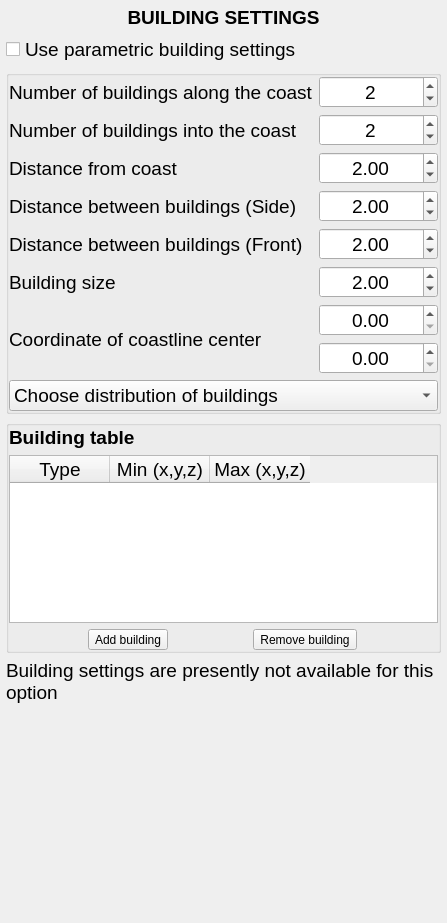
<?xml version="1.0" encoding="UTF-8"?>
<ui version="4.0">
 <class>buildings</class>
 <widget class="QFrame" name="buildings">
  <property name="geometry">
   <rect>
    <x>0</x>
    <y>0</y>
    <width>357</width>
    <height>923</height>
   </rect>
  </property>
  <property name="windowTitle">
   <string>Frame</string>
  </property>
  <layout class="QVBoxLayout" name="verticalLayout_3">
   <property name="leftMargin">
    <number>6</number>
   </property>
   <property name="topMargin">
    <number>6</number>
   </property>
   <property name="rightMargin">
    <number>6</number>
   </property>
   <property name="bottomMargin">
    <number>6</number>
   </property>
   <item>
    <widget class="QLabel" name="Lbl_H1">
     <property name="font">
      <font>
       <pointsize>14</pointsize>
      </font>
     </property>
     <property name="text">
      <string>&lt;html&gt;&lt;head/&gt;&lt;body&gt;&lt;p&gt;&lt;span style=&quot; font-weight:600;&quot;&gt;BUILDING SETTINGS&lt;/span&gt;&lt;/p&gt;&lt;/body&gt;&lt;/html&gt;</string>
     </property>
     <property name="alignment">
      <set>Qt::AlignCenter</set>
     </property>
    </widget>
   </item>
   <item>
    <widget class="QCheckBox" name="ChB_Parametric">
     <property name="font">
      <font>
       <pointsize>14</pointsize>
      </font>
     </property>
     <property name="text">
      <string>Use parametric building settings</string>
     </property>
    </widget>
   </item>
   <item>
    <widget class="QGroupBox" name="GroupPara">
     <property name="title">
      <string/>
     </property>
     <layout class="QVBoxLayout" name="verticalLayout_2">
      <property name="leftMargin">
       <number>0</number>
      </property>
      <property name="topMargin">
       <number>0</number>
      </property>
      <property name="rightMargin">
       <number>0</number>
      </property>
      <property name="bottomMargin">
       <number>0</number>
      </property>
      <item>
       <layout class="QGridLayout" name="GLY_Parametric">
        <item row="1" column="1">
         <widget class="QDoubleSpinBox" name="DSpBx_NumBuildY">
          <property name="font">
           <font>
            <pointsize>14</pointsize>
           </font>
          </property>
          <property name="alignment">
           <set>Qt::AlignCenter</set>
          </property>
          <property name="decimals">
           <number>0</number>
          </property>
          <property name="value">
           <double>2.000000000000000</double>
          </property>
         </widget>
        </item>
        <item row="2" column="1">
         <widget class="QDoubleSpinBox" name="DSpBx_CoastDist">
          <property name="font">
           <font>
            <pointsize>14</pointsize>
           </font>
          </property>
          <property name="alignment">
           <set>Qt::AlignCenter</set>
          </property>
          <property name="decimals">
           <number>2</number>
          </property>
          <property name="value">
           <double>2.000000000000000</double>
          </property>
         </widget>
        </item>
        <item row="2" column="0">
         <widget class="QLabel" name="Lbl_CoastDist">
          <property name="font">
           <font>
            <pointsize>14</pointsize>
           </font>
          </property>
          <property name="text">
           <string>Distance from coast</string>
          </property>
         </widget>
        </item>
        <item row="3" column="1">
         <widget class="QDoubleSpinBox" name="DSpBx_BuildDistX">
          <property name="font">
           <font>
            <pointsize>14</pointsize>
           </font>
          </property>
          <property name="alignment">
           <set>Qt::AlignCenter</set>
          </property>
          <property name="decimals">
           <number>2</number>
          </property>
          <property name="value">
           <double>2.000000000000000</double>
          </property>
         </widget>
        </item>
        <item row="7" column="1">
         <widget class="QDoubleSpinBox" name="DSpBx_OffsetY">
          <property name="font">
           <font>
            <pointsize>14</pointsize>
           </font>
          </property>
          <property name="alignment">
           <set>Qt::AlignCenter</set>
          </property>
          <property name="decimals">
           <number>2</number>
          </property>
          <property name="maximum">
           <double>100000.000000000000000</double>
          </property>
          <property name="value">
           <double>0.000000000000000</double>
          </property>
         </widget>
        </item>
        <item row="1" column="0">
         <widget class="QLabel" name="Lbl_NumBuildY">
          <property name="font">
           <font>
            <pointsize>14</pointsize>
           </font>
          </property>
          <property name="text">
           <string>Number of buildings into the coast</string>
          </property>
         </widget>
        </item>
        <item row="4" column="1">
         <widget class="QDoubleSpinBox" name="DSpBx_BuildDistY">
          <property name="font">
           <font>
            <pointsize>14</pointsize>
           </font>
          </property>
          <property name="alignment">
           <set>Qt::AlignCenter</set>
          </property>
          <property name="decimals">
           <number>2</number>
          </property>
          <property name="value">
           <double>2.000000000000000</double>
          </property>
         </widget>
        </item>
        <item row="5" column="0">
         <widget class="QLabel" name="Lbl_BuildSize">
          <property name="font">
           <font>
            <pointsize>14</pointsize>
           </font>
          </property>
          <property name="text">
           <string>Building size</string>
          </property>
         </widget>
        </item>
        <item row="0" column="0">
         <widget class="QLabel" name="Lbl_NumBuildX">
          <property name="font">
           <font>
            <pointsize>14</pointsize>
           </font>
          </property>
          <property name="text">
           <string>Number of buildings along the coast</string>
          </property>
         </widget>
        </item>
        <item row="0" column="1">
         <widget class="QDoubleSpinBox" name="DSpBx_NumBuildX">
          <property name="font">
           <font>
            <pointsize>14</pointsize>
           </font>
          </property>
          <property name="alignment">
           <set>Qt::AlignCenter</set>
          </property>
          <property name="decimals">
           <number>0</number>
          </property>
          <property name="value">
           <double>2.000000000000000</double>
          </property>
         </widget>
        </item>
        <item row="4" column="0">
         <widget class="QLabel" name="Lbl_BuildDistY">
          <property name="font">
           <font>
            <pointsize>14</pointsize>
           </font>
          </property>
          <property name="text">
           <string>Distance between buildings (Front)</string>
          </property>
         </widget>
        </item>
        <item row="3" column="0">
         <widget class="QLabel" name="Lbl_BuildDistX">
          <property name="font">
           <font>
            <pointsize>14</pointsize>
           </font>
          </property>
          <property name="text">
           <string>Distance between buildings (Side)</string>
          </property>
         </widget>
        </item>
        <item row="5" column="1">
         <widget class="QDoubleSpinBox" name="DSpBx_BuildSize">
          <property name="font">
           <font>
            <pointsize>14</pointsize>
           </font>
          </property>
          <property name="alignment">
           <set>Qt::AlignCenter</set>
          </property>
          <property name="decimals">
           <number>2</number>
          </property>
          <property name="maximum">
           <double>100000.000000000000000</double>
          </property>
          <property name="value">
           <double>2.000000000000000</double>
          </property>
         </widget>
        </item>
        <item row="6" column="1">
         <widget class="QDoubleSpinBox" name="DSpBx_OffsetX">
          <property name="font">
           <font>
            <pointsize>14</pointsize>
           </font>
          </property>
          <property name="alignment">
           <set>Qt::AlignCenter</set>
          </property>
          <property name="decimals">
           <number>2</number>
          </property>
          <property name="maximum">
           <double>100000.000000000000000</double>
          </property>
          <property name="value">
           <double>0.000000000000000</double>
          </property>
         </widget>
        </item>
        <item row="6" column="0" rowspan="2">
         <widget class="QLabel" name="Lbl_BuildSize_2">
          <property name="font">
           <font>
            <pointsize>14</pointsize>
           </font>
          </property>
          <property name="text">
           <string>Coordinate of coastline center</string>
          </property>
         </widget>
        </item>
       </layout>
      </item>
      <item>
       <widget class="QComboBox" name="CmB_BuildDist">
        <property name="font">
         <font>
          <pointsize>14</pointsize>
         </font>
        </property>
        <item>
         <property name="text">
          <string>Choose distribution of buildings</string>
         </property>
        </item>
        <item>
         <property name="text">
          <string>Simple</string>
         </property>
        </item>
        <item>
         <property name="text">
          <string>Staggered</string>
         </property>
        </item>
       </widget>
      </item>
     </layout>
    </widget>
   </item>
   <item>
    <widget class="QGroupBox" name="GroupNonpara">
     <property name="title">
      <string/>
     </property>
     <layout class="QVBoxLayout" name="verticalLayout">
      <property name="leftMargin">
       <number>0</number>
      </property>
      <property name="topMargin">
       <number>0</number>
      </property>
      <property name="rightMargin">
       <number>0</number>
      </property>
      <property name="bottomMargin">
       <number>0</number>
      </property>
      <item>
       <widget class="QLabel" name="Lbl_Building">
        <property name="font">
         <font>
          <pointsize>14</pointsize>
          <weight>75</weight>
          <bold>true</bold>
         </font>
        </property>
        <property name="focusPolicy">
         <enum>Qt::ClickFocus</enum>
        </property>
        <property name="text">
         <string>&lt;html&gt;&lt;head/&gt;&lt;body&gt;&lt;p&gt;Building table&lt;/p&gt;&lt;/body&gt;&lt;/html&gt;</string>
        </property>
       </widget>
      </item>
      <item>
       <widget class="QTableWidget" name="Tbl_Building">
        <property name="font">
         <font>
          <pointsize>14</pointsize>
         </font>
        </property>
        <property name="toolTip">
         <string>Table of building data. Enter lowermost and topmost point</string>
        </property>
        <property name="toolTipDuration">
         <number>10000</number>
        </property>
        <column>
         <property name="text">
          <string>Type</string>
         </property>
        </column>
        <column>
         <property name="text">
          <string>Min (x,y,z)</string>
         </property>
        </column>
        <column>
         <property name="text">
          <string>Max (x,y,z)</string>
         </property>
        </column>
       </widget>
      </item>
      <item>
       <layout class="QHBoxLayout" name="HLY_AddBuild">
        <item>
         <widget class="QToolButton" name="Btn_AddBuild">
          <property name="toolTip">
           <string>Add building data</string>
          </property>
          <property name="toolTipDuration">
           <number>10000</number>
          </property>
          <property name="text">
           <string>Add building</string>
          </property>
         </widget>
        </item>
        <item>
         <widget class="QToolButton" name="Btn_RemBuild">
          <property name="toolTip">
           <string>Remove building data</string>
          </property>
          <property name="toolTipDuration">
           <number>10000</number>
          </property>
          <property name="text">
           <string>Remove building</string>
          </property>
         </widget>
        </item>
       </layout>
      </item>
     </layout>
    </widget>
   </item>
   <item>
    <widget class="QLabel" name="Lbl_Notice">
     <property name="font">
      <font>
       <pointsize>14</pointsize>
      </font>
     </property>
     <property name="text">
      <string>Building settings are presently not available for this 
option</string>
     </property>
    </widget>
   </item>
   <item>
    <spacer name="verticalSpacer">
     <property name="orientation">
      <enum>Qt::Vertical</enum>
     </property>
     <property name="sizeHint" stdset="0">
      <size>
       <width>20</width>
       <height>236</height>
      </size>
     </property>
    </spacer>
   </item>
  </layout>
 </widget>
 <resources/>
 <connections/>
</ui>
